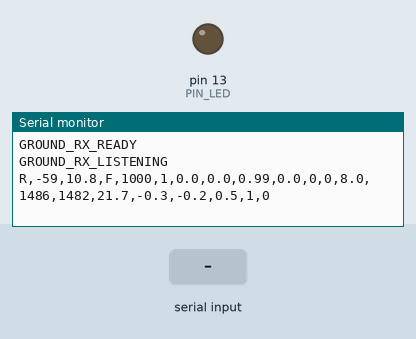
Bench run of a sketch on a simulated Arduino Uno, built with avr-gcc and run on an emulated ATmega328P. Shown: output pins drawn as LEDs (lit = HIGH), the last lines printed to the serial monitor. Inputs (shaded band) come from the test bench. Random numbers use the default seed unless the sketch sets one.

Above: at 1.2 s.
1.3 s: "CMD,ARM\n" received over Serial
At 1.9 s:
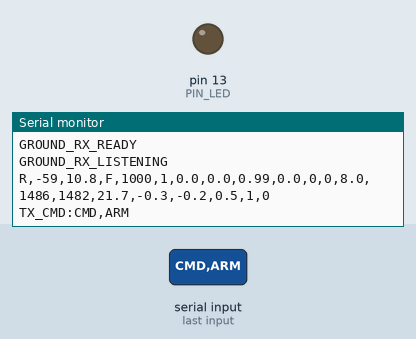
2.8 s: "CMD,SAFE\n" received over Serial
At 2.96 s:
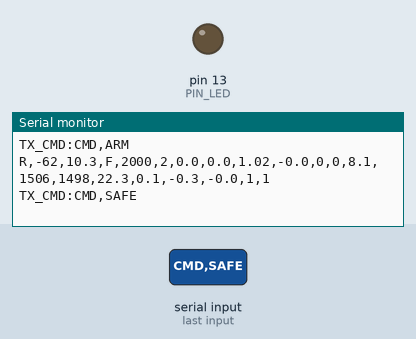
4.3 s: "CMD,UNSAFE\n" received over Serial
At 4.9 s:
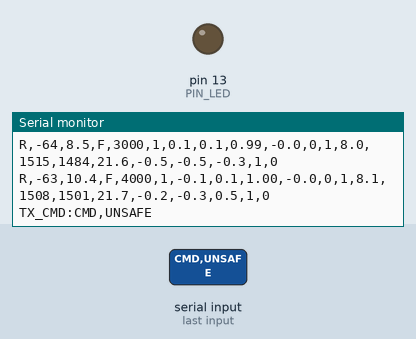
Timing chart, 0 to 7.3 s (numbered marks = the images above; inputs shaded):
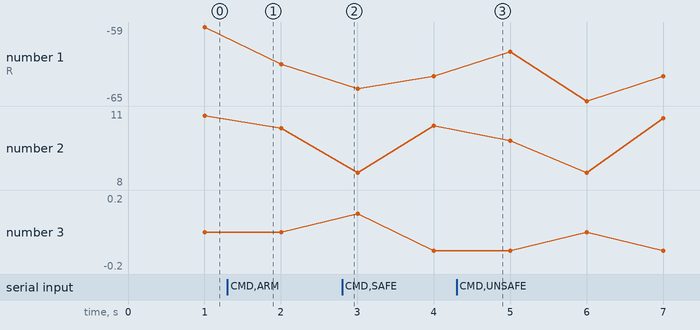

The sketch:

fake_ground_receiver.ino
```cpp
// ============================================================
// Water Rocket Ground Receiver (FAKE / DEMO)
// Drop-in replacement for ground_receiver.ino — no LoRa needed.
// Generates realistic-looking telemetry for a 22.7 m apogee flight.
//
// To "fly":
//   1. Power on the Arduino, plug into ground-station computer.
//   2. Open the ground station GUI, connect to the COM port.
//   3. It shows READY telemetry (rocket sitting on the pad).
//   4. Press ARM in the GUI (sends CMD,ARM).
//   5. ~3 s later it auto-launches and runs the full flight.
//   6. CMD,RESET to fly again, or power-cycle.
//
// Output format (one line per packet, identical to the real receiver):
//   R,<rssi>,<snr>,F,<ms>,<state>,<alt>,<max_alt>,<accel>,<vel>,
//     <pyro>,<safe>,<vbat>,<cont1>,<cont2>,<temp>,<gx>,<gy>,<gz>,<sd_ok>,<arm_sw>
//
// Target: any Arduino with USB serial.
// ============================================================
#include <Arduino.h>

constexpr uint8_t PIN_LED = 13;

// Flight states (match flight_v3.ino)
constexpr uint8_t ST_IDLE    = 0;
constexpr uint8_t ST_READY   = 1;
constexpr uint8_t ST_ARMED   = 2;
constexpr uint8_t ST_BOOST   = 3;
constexpr uint8_t ST_COAST   = 4;
constexpr uint8_t ST_DESCENT = 5;
constexpr uint8_t ST_LANDED  = 6;

// Profile (gives 22.7 m apogee)
constexpr uint32_t ARM_TO_LAUNCH_MS = 3000;  // 3 s after ARM, launches
constexpr uint32_t BOOST_DUR_MS     = 250;
constexpr float    BURN_VEL         = 19.9f;   // m/s at burnout
constexpr float    BURN_ALT         = 2.49f;   // m at burnout
constexpr uint32_t COAST_DUR_MS     = 2030;    // to apogee
constexpr float    APOGEE_M         = 22.7f;
constexpr uint32_t DESCENT_DUR_MS   = 5040;    // parachute
constexpr float    DESCENT_RATE     = 4.5f;    // m/s

// State
uint8_t  state         = ST_READY;
uint32_t t_arm         = 0;
uint32_t t_launch      = 0;
uint32_t t_burnout     = 0;
uint32_t t_apogee      = 0;
float    max_alt_seen  = 0.0f;
bool     pyro_latched  = false;
bool     remote_safe   = false;
bool     arm_switch_on = false;
uint32_t last_tx_ms    = 0;

float frand(float lo, float hi) {
  return lo + (hi - lo) * (random(0, 10001) / 10000.0f);
}

void reset_flight() {
  state         = ST_READY;
  t_arm = t_launch = t_burnout = t_apogee = 0;
  max_alt_seen  = 0.0f;
  pyro_latched  = false;
  remote_safe   = false;
  arm_switch_on = false;
}

void setup() {
  pinMode(PIN_LED, OUTPUT);
  digitalWrite(PIN_LED, LOW);
  Serial.begin(115200);
  while (!Serial && millis() < 3000) {}
  randomSeed(analogRead(A0) ^ millis());
  Serial.println("GROUND_RX_READY");
  Serial.println("GROUND_RX_LISTENING");
}

void update_state(uint32_t now) {
  switch (state) {
    case ST_ARMED:
      if (!remote_safe && (now - t_arm) >= ARM_TO_LAUNCH_MS) {
        state    = ST_BOOST;
        t_launch = now;
      }
      break;
    case ST_BOOST:
      if ((now - t_launch) >= BOOST_DUR_MS) {
        state     = ST_COAST;
        t_burnout = now;
      }
      break;
    case ST_COAST:
      if ((now - t_burnout) >= COAST_DUR_MS) {
        state        = ST_DESCENT;
        t_apogee     = now;
        pyro_latched = true;
      }
      break;
    case ST_DESCENT:
      if ((now - t_apogee) >= DESCENT_DUR_MS) {
        state = ST_LANDED;
      }
      break;
    default: break;
  }
}

void compute_telemetry(uint32_t now, float &alt, float &vel, float &acc,
                       float &gx, float &gy, float &gz) {
  const float boost_accel = BURN_VEL / (BOOST_DUR_MS / 1000.0f);  // 79.6 m/s²

  switch (state) {
    case ST_READY:
      alt = frand(-0.1f, 0.1f);
      vel = frand(-0.02f, 0.02f);
      acc = 1.0f + frand(-0.02f, 0.02f);
      gx = frand(-0.5f, 0.5f); gy = frand(-0.5f, 0.5f); gz = frand(-0.5f, 0.5f);
      arm_switch_on = false;
      break;

    case ST_ARMED:
      alt = frand(-0.1f, 0.1f);
      vel = frand(-0.02f, 0.02f);
      acc = 1.0f + frand(-0.03f, 0.03f);
      gx = frand(-0.6f, 0.6f); gy = frand(-0.6f, 0.6f); gz = frand(-0.6f, 0.6f);
      arm_switch_on = true;
      break;

    case ST_BOOST: {
      float t_sec = (now - t_launch) / 1000.0f;
      vel = boost_accel * t_sec;
      alt = 0.5f * boost_accel * t_sec * t_sec;
      acc = (boost_accel / 9.81f) + frand(-0.6f, 0.6f);
      gx = frand(-15.0f, 15.0f); gy = frand(-15.0f, 15.0f); gz = frand(-8.0f, 8.0f);
      arm_switch_on = true;
      break;
    }

    case ST_COAST: {
      float dt = (now - t_burnout) / 1000.0f;
      vel = BURN_VEL - 9.81f * dt;
      alt = BURN_ALT + BURN_VEL * dt - 0.5f * 9.81f * dt * dt;
      acc = 1.0f + frand(-0.15f, 0.15f);
      gx = frand(-4.0f, 4.0f); gy = frand(-4.0f, 4.0f); gz = 22.0f + frand(-4.0f, 4.0f);
      arm_switch_on = true;
      break;
    }

    case ST_DESCENT: {
      float dt = (now - t_apogee) / 1000.0f;
      vel = -DESCENT_RATE + frand(-0.3f, 0.3f);
      alt = APOGEE_M - DESCENT_RATE * dt;
      if (alt < 0.0f) alt = 0.0f;
      acc = 1.0f + frand(-0.25f, 0.25f);
      gx = frand(-50.0f, 50.0f); gy = frand(-50.0f, 50.0f); gz = frand(-30.0f, 30.0f);
      arm_switch_on = true;
      break;
    }

    case ST_LANDED:
      alt = frand(-0.1f, 0.1f);
      vel = frand(-0.05f, 0.05f);
      acc = 1.0f + frand(-0.03f, 0.03f);
      gx = frand(-0.5f, 0.5f); gy = frand(-0.5f, 0.5f); gz = frand(-0.5f, 0.5f);
      arm_switch_on = true;
      break;

    default:
      alt = 0.0f; vel = 0.0f; acc = 1.0f;
      gx = gy = gz = 0.0f;
      break;
  }
  alt += frand(-0.15f, 0.15f);
  if (alt > max_alt_seen) max_alt_seen = alt;
}

void process_command(const String &cmd) {
  Serial.print("TX_CMD:");
  Serial.println(cmd);

  if (cmd == "CMD,ARM") {
    if (state == ST_READY || state == ST_LANDED) {
      reset_flight();
      state        = ST_ARMED;
      t_arm        = millis();
      arm_switch_on = true;
    }
  } else if (cmd == "CMD,SAFE") {
    remote_safe = true;
    if (state == ST_ARMED) {
      state         = ST_READY;
      arm_switch_on = false;
    }
  } else if (cmd == "CMD,UNSAFE") {
    remote_safe = false;
  } else if (cmd == "CMD,RESET") {
    reset_flight();
  }
}

void loop() {
  uint32_t now = millis();
  update_state(now);

  bool critical = (state == ST_BOOST || state == ST_COAST || state == ST_DESCENT);
  uint32_t tx_interval = critical ? 250 : 1000;

  if (now - last_tx_ms >= tx_interval) {
    last_tx_ms = now;

    float alt, vel, acc, gx, gy, gz;
    compute_telemetry(now, alt, vel, acc, gx, gy, gz);

    int   rssi  = -62 + (int)frand(-4.0f, 4.0f);
    float snr   = 9.5f + frand(-1.5f, 1.5f);
    float vbat  = 8.05f + frand(-0.05f, 0.05f);
    int   cont1 = 1500 + (int)frand(-30.0f, 30.0f);
    int   cont2 = 1500 + (int)frand(-30.0f, 30.0f);
    float temp  = 22.0f + frand(-0.5f, 0.5f);

    digitalWrite(PIN_LED, HIGH);
    Serial.print("R,");
    Serial.print(rssi);
    Serial.print(",");
    Serial.print(snr, 1);
    Serial.print(",F,");
    Serial.print(now);
    Serial.print(",");
    Serial.print((int)state);
    Serial.print(",");
    Serial.print(alt, 1);
    Serial.print(",");
    Serial.print(max_alt_seen, 1);
    Serial.print(",");
    Serial.print(acc, 2);
    Serial.print(",");
    Serial.print(vel, 1);
    Serial.print(",");
    Serial.print(pyro_latched ? 1 : 0);
    Serial.print(",");
    Serial.print(remote_safe ? 1 : 0);
    Serial.print(",");
    Serial.print(vbat, 1);
    Serial.print(",");
    Serial.print(cont1);
    Serial.print(",");
    Serial.print(cont2);
    Serial.print(",");
    Serial.print(temp, 1);
    Serial.print(",");
    Serial.print(gx, 1);
    Serial.print(",");
    Serial.print(gy, 1);
    Serial.print(",");
    Serial.print(gz, 1);
    Serial.print(",");
    Serial.print(1);  // sd_ok
    Serial.print(",");
    Serial.println(arm_switch_on ? 1 : 0);
    digitalWrite(PIN_LED, LOW);
  }

  // Handle commands from ground station
  if (Serial.available()) {
    String cmd = Serial.readStringUntil('\n');
    cmd.trim();
    if (cmd.length() > 0 && cmd.startsWith("CMD,")) {
      process_command(cmd);
    }
  }
}
```

Measured:
- after the input at 1.3 s, the serial monitor: prints a new line at once (image 1)
- after the input at 2.8 s, the serial monitor: prints a new line at once (image 2)
- after the input at 4.3 s, the serial monitor: prints a new line at once (image 3)
